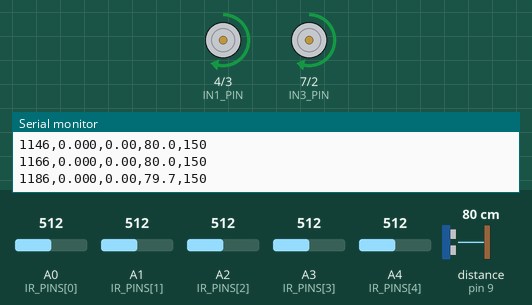
Recording of a sketch running on a simulated Arduino Uno, built with avr-gcc and run on an emulated ATmega328P. On the bench: motor-driver pin pairs drawn as motors (green arrow = first pin HIGH = forward, orange = second pin HIGH = backward, longer = more drive, scaled by the enable pin), the last lines printed to the serial monitor. Wiring (inferred from the names in the program): ultrasonic range finder: trigger pin 8; echo pin 9. Inputs (shaded band) come from the test bench; at power-on: distance to the obstacle (sensor on pin 9) 80 cm, A0 (IR_PINS[0]) = 512, A3 (IR_PINS[3]) = 512, A4 (IR_PINS[4]) = 512, A1 (IR_PINS[1]) = 512, A2 (IR_PINS[2]) = 512. The echo pulse lasts 58.3 µs per cm.

Above: at 1.2 s.
1.3 s: distance to the obstacle (sensor on pin 9) set to 9 cm
At 2.9 s:
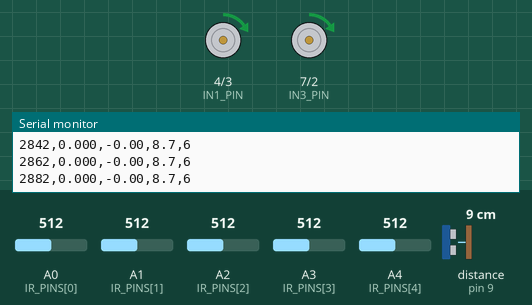
3.2 s: A0 (IR_PINS[0]) set to 306
At 3.69 s:
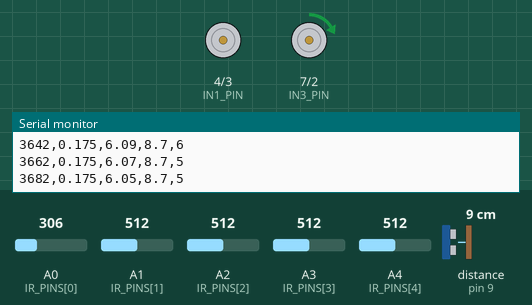
6.2 s: A3 (IR_PINS[3]) set to 40
At 6.54 s:
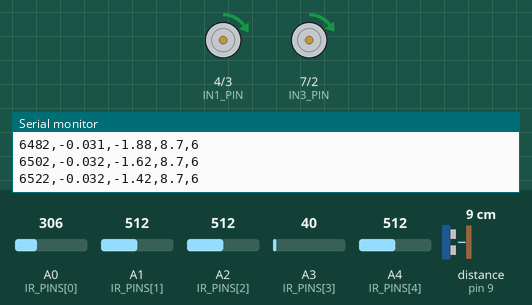
7.9 s: distance to the obstacle (sensor on pin 9) set to 2 cm
At 8.7 s:
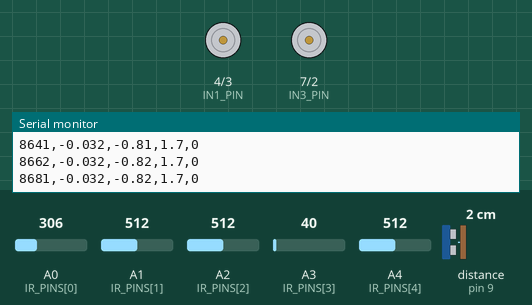
9.4 s: A4 (IR_PINS[4]) set to 716
11.6 s: A1 (IR_PINS[1]) set to 716
At 12.2 s:
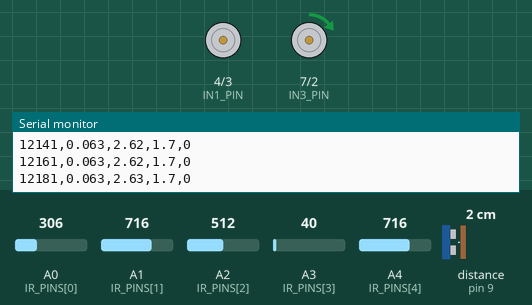
Timing chart, 0 to 23.4 s (numbered marks = the images above; inputs shaded):
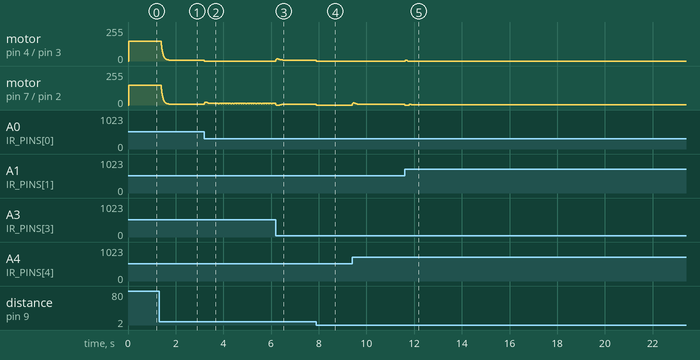

The sketch:

rover_firmware.ino
```cpp
/*
  Autonomous Line-Following Rover — Firmware
  Platform: Arduino (Uno/Nano/Mega compatible)
  Motor driver: L298N (or equivalent H-bridge)

  Sensors:
    - 5x IR reflectance sensors (line position)
    - 1x HC-SR04 ultrasonic sensor (obstacle / terrain edge detection)

  Control:
    - PID loop on IR-derived line error -> differential motor speed
    - Sensor fusion: ultrasonic distance gates/limits speed near obstacles
    - Exponential moving average (EMA) filters on both sensor types to
      reject noise and prevent PID overcorrection
*/

#include <Arduino.h>

// ---------- Pin configuration ----------
const uint8_t IR_PINS[5]   = {A0, A1, A2, A3, A4};   // left -> right
const uint8_t TRIG_PIN     = 8;
const uint8_t ECHO_PIN     = 9;

const uint8_t ENA_PIN      = 5;   // left motor PWM
const uint8_t IN1_PIN      = 4;
const uint8_t IN2_PIN      = 3;
const uint8_t ENB_PIN      = 6;   // right motor PWM
const uint8_t IN3_PIN      = 7;
const uint8_t IN4_PIN      = 2;

// ---------- Tuning constants (derived from MATLAB/Python sim) ----------
float KP = 34.0f;
float KI = 0.6f;
float KD = 9.5f;

const int   BASE_SPEED     = 150;   // 0-255 PWM
const int   MAX_SPEED      = 255;
const int   MIN_SPEED      = 0;

const float IR_EMA_ALPHA   = 0.35f; // higher = less smoothing, faster response
const float US_EMA_ALPHA   = 0.25f;
const float D_FILTER_ALPHA = 0.25f; // low-pass on the derivative term, rejects noise-driven "derivative kick"
const float PID_OUTPUT_LIMIT = 120.0f; // clamp steering correction to prevent single-step overcorrection

const float OBSTACLE_SLOW_CM  = 25.0f; // start slowing below this distance
const float OBSTACLE_STOP_CM  = 8.0f;  // stop below this distance

// ---------- State ----------
int   irRaw[5];
float irFiltered[5] = {0, 0, 0, 0, 0};
float lineError     = 0.0f;
float lastError      = 0.0f;
float integral        = 0.0f;
float filteredDerivative = 0.0f;

float ultrasonicFiltered = 100.0f; // start "far away"

unsigned long lastLoopTime = 0;
const unsigned long LOOP_INTERVAL_MS = 20; // 50 Hz control loop

// Sensor weights for weighted-average line position (-2 .. +2)
const float SENSOR_WEIGHTS[5] = {-2.0f, -1.0f, 0.0f, 1.0f, 2.0f};

void setup() {
  Serial.begin(115200);

  for (uint8_t i = 0; i < 5; i++) pinMode(IR_PINS[i], INPUT);
  pinMode(TRIG_PIN, OUTPUT);
  pinMode(ECHO_PIN, INPUT);

  pinMode(ENA_PIN, OUTPUT);
  pinMode(IN1_PIN, OUTPUT);
  pinMode(IN2_PIN, OUTPUT);
  pinMode(ENB_PIN, OUTPUT);
  pinMode(IN3_PIN, OUTPUT);
  pinMode(IN4_PIN, OUTPUT);

  stopMotors();
  lastLoopTime = millis();
}

void loop() {
  unsigned long now = millis();
  if (now - lastLoopTime < LOOP_INTERVAL_MS) return;
  float dt = (now - lastLoopTime) / 1000.0f;
  lastLoopTime = now;

  readAndFilterIR();
  float distanceCm = readUltrasonicCm();
  ultrasonicFiltered = emaFilter(ultrasonicFiltered, distanceCm, US_EMA_ALPHA);

  lineError = computeLineError();
  float correction = computePID(lineError, dt);

  int speedCap = speedCapFromDistance(ultrasonicFiltered);
  driveMotors(correction, speedCap);

  logTelemetry(distanceCm, speedCap, correction);
}

// ---------- Sensing ----------

void readAndFilterIR() {
  for (uint8_t i = 0; i < 5; i++) {
    irRaw[i] = analogRead(IR_PINS[i]);
    irFiltered[i] = emaFilter(irFiltered[i], irRaw[i], IR_EMA_ALPHA);
  }
}

// Weighted-average line position from filtered IR array.
// Returns 0 when centered, negative when line is left of center, positive when right.
float computeLineError() {
  float weightedSum = 0.0f;
  float total = 0.0f;

  for (uint8_t i = 0; i < 5; i++) {
    // Higher analog reading = darker surface = line detected (adjust if sensors are inverted)
    float activation = irFiltered[i];
    weightedSum += activation * SENSOR_WEIGHTS[i];
    total += activation;
  }

  if (total < 50.0f) {
    // No line detected under any sensor: reuse last known error direction
    // so the rover keeps turning toward where it last saw the line.
    return lastError >= 0 ? 2.0f : -2.0f;
  }

  return weightedSum / total;
}

float readUltrasonicCm() {
  digitalWrite(TRIG_PIN, LOW);
  delayMicroseconds(2);
  digitalWrite(TRIG_PIN, HIGH);
  delayMicroseconds(10);
  digitalWrite(TRIG_PIN, LOW);

  long duration = pulseIn(ECHO_PIN, HIGH, 30000UL); // 30ms timeout ~5m range
  if (duration == 0) return 400.0f; // timeout -> treat as "no obstacle"

  return duration * 0.0343f / 2.0f; // speed of sound cm/us
}

float emaFilter(float previous, float sample, float alpha) {
  return alpha * sample + (1.0f - alpha) * previous;
}

// ---------- Control ----------

float computePID(float error, float dt) {
  integral += error * dt;
  integral = constrain(integral, -50.0f, 50.0f); // anti-windup clamp

  float rawDerivative = (dt > 0) ? (error - lastError) / dt : 0.0f;
  filteredDerivative = emaFilter(filteredDerivative, rawDerivative, D_FILTER_ALPHA);
  lastError = error;

  float output = (KP * error) + (KI * integral) + (KD * filteredDerivative);
  return constrain(output, -PID_OUTPUT_LIMIT, PID_OUTPUT_LIMIT);
}

// Sensor fusion: ultrasonic reading gates the maximum allowed speed,
// independent of the PID steering correction.
int speedCapFromDistance(float distanceCm) {
  if (distanceCm <= OBSTACLE_STOP_CM) return 0;
  if (distanceCm >= OBSTACLE_SLOW_CM) return BASE_SPEED;

  float ratio = (distanceCm - OBSTACLE_STOP_CM) / (OBSTACLE_SLOW_CM - OBSTACLE_STOP_CM);
  return (int)(BASE_SPEED * ratio);
}

void driveMotors(float correction, int speedCap) {
  int leftSpeed  = speedCap - (int)correction;
  int rightSpeed = speedCap + (int)correction;

  leftSpeed  = constrain(leftSpeed, MIN_SPEED, MAX_SPEED);
  rightSpeed = constrain(rightSpeed, MIN_SPEED, MAX_SPEED);

  setMotor(ENA_PIN, IN1_PIN, IN2_PIN, leftSpeed);
  setMotor(ENB_PIN, IN3_PIN, IN4_PIN, rightSpeed);
}

void setMotor(uint8_t enPin, uint8_t in1, uint8_t in2, int speed) {
  digitalWrite(in1, HIGH);
  digitalWrite(in2, LOW);
  analogWrite(enPin, speed);
}

void stopMotors() {
  analogWrite(ENA_PIN, 0);
  analogWrite(ENB_PIN, 0);
  digitalWrite(IN1_PIN, LOW);
  digitalWrite(IN2_PIN, LOW);
  digitalWrite(IN3_PIN, LOW);
  digitalWrite(IN4_PIN, LOW);
}

// ---------- Telemetry ----------
// CSV over serial, consumed by dashboard/serial bridge: time,error,correction,distance,speedCap
void logTelemetry(float distanceCm, int speedCap, float correction) {
  Serial.print(millis());   Serial.print(",");
  Serial.print(lineError, 3); Serial.print(",");
  Serial.print(correction, 2); Serial.print(",");
  Serial.print(distanceCm, 1); Serial.print(",");
  Serial.println(speedCap);
}
```

Measured:
- after the input at 1.3 s, motor on pin 4 (IN1_PIN) / pin 3 (IN2_PIN), motor on pin 7 (IN3_PIN) / pin 2 (IN4_PIN): moves from forward 150/255 to forward 6/255 over 0.34 s, starting after 0.10 s
- after the input at 3.2 s, motor on pin 4 (IN1_PIN) / pin 3 (IN2_PIN): forward 6/255 → stopped at once
- after the input at 6.2 s, motor on pin 4 (IN1_PIN) / pin 3 (IN2_PIN): rises from stopped to forward 16/255 in 0.04 s, then falls to forward 6/255 in 0.36 s
- after the input at 7.9 s, motor on pin 4 (IN1_PIN) / pin 3 (IN2_PIN), motor on pin 7 (IN3_PIN) / pin 2 (IN4_PIN): forward 6/255 → stopped at once
- after the input at 11.6 s, motor on pin 4 (IN1_PIN) / pin 3 (IN2_PIN): stopped → forward 6/255 at once, → stopped 0.08 s later; motor on pin 7 (IN3_PIN) / pin 2 (IN4_PIN): forward 6/255 → stopped at once, → forward 6/255 0.20 s later, → forward 2/255 0.08 s later, → forward 3/255 10.0 s later
